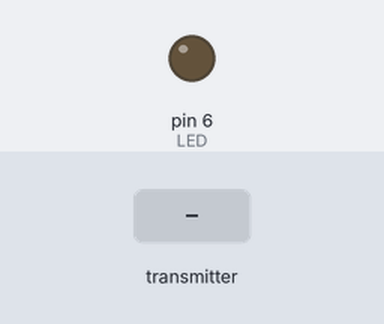
Simulated run of this sketch. Board: Arduino Mega 2560, built with avr-gcc and run on an emulated ATmega2560. Parts: output pins drawn as LEDs (lit = HIGH). Inputs (shaded band) come from the test bench. No radio packets arrive unless stated.

Above: at 1.2 s.
1.3 s: the transmitter starts sending msg.0 = 0
At 2.5 s:
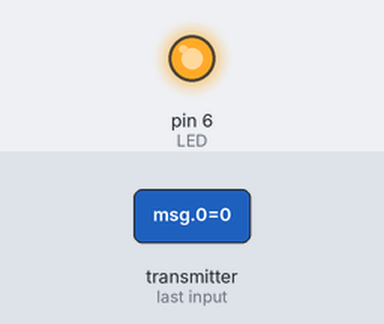
Timing chart, 0 to 4.3 s (numbered marks = the images above; inputs shaded):
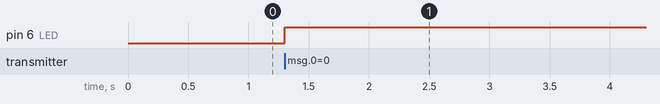

Measured:
- after the input at 1.3 s, pin 6 (LED): LOW → HIGH at once

The sketch:

car_receiver.ino
```cpp
#include <SPI.h>
#include "RF24.h"

const unsigned long DELAY_TIME = 50;
const byte LED = 6;

unsigned long timer = 0;

const uint64_t pipe = 0xE8E8F0F0E1LL; // địa chỉ phát
RF24 radio(4, 5);

byte msg[1];


void setup(){
  pinMode(LED, OUTPUT);
  Serial.begin(115200);
  Serial1.begin(115200); //serial for atmega328p side
  radio.begin();
  radio.setAutoAck(1);
  radio.setChannel(10);               // Đặt kênh
  radio.openReadingPipe(1,pipe);
  radio.startListening();
}

void loop(){
  if (radio.available()){
    while (radio.available()){
      radio.read(&msg, sizeof(msg));
      Serial1.write(msg[0]);
      digitalWrite(LED, HIGH);
    }
    timer = millis();
  }

  if (millis() - timer > DELAY_TIME) {
    timer = millis();
    Serial1.write(char(0));
    digitalWrite(LED, LOW);
  }
}
```
